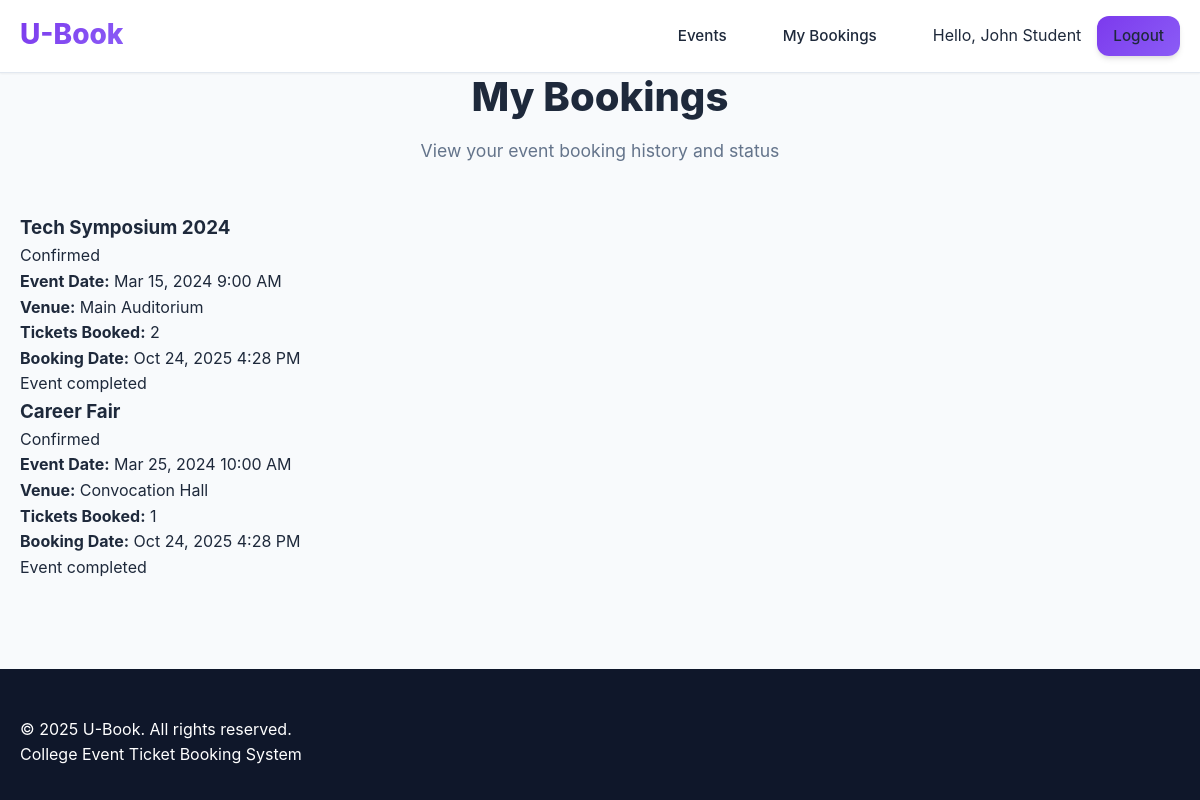
/pages/booking_history.php (signed in), run on the app's committed database.
### tables this page shows
CREATE TABLE bookings (
    id INT AUTO_INCREMENT PRIMARY KEY,
    user_id INT NOT NULL,
    event_id INT NOT NULL,
    num_tickets INT NOT NULL,
    status ENUM('confirmed', 'cancelled') DEFAULT 'confirmed',
    booking_date TIMESTAMP DEFAULT CURRENT_TIMESTAMP,
    cancelled_at TIMESTAMP NULL,
    FOREIGN KEY (user_id) REFERENCES users(id) ON DELETE CASCADE,
    FOREIGN KEY (event_id) REFERENCES events(id) ON DELETE CASCADE,
    INDEX idx_user_id (user_id),
    INDEX idx_event_id (event_id),
    INDEX idx_booking_date (booking_date),
    UNIQUE KEY unique_active_booking (user_id, event_id, status)
);

CREATE TABLE events (
    id INT AUTO_INCREMENT PRIMARY KEY,
    name VARCHAR(255) NOT NULL,
    description TEXT,
    event_date DATETIME NOT NULL,
    venue VARCHAR(255) NOT NULL,
    total_tickets INT NOT NULL,
    available_tickets INT NOT NULL,
    created_by INT,
    created_at TIMESTAMP DEFAULT CURRENT_TIMESTAMP,
    updated_at TIMESTAMP DEFAULT CURRENT_TIMESTAMP ON UPDATE CURRENT_TIMESTAMP,
    FOREIGN KEY (created_by) REFERENCES users(id) ON DELETE SET NULL,
    INDEX idx_event_date (event_date),
    INDEX idx_available_tickets (available_tickets)
);

### includes/auth.php (called while the page is built, shortened)
<?php
function isLoggedIn() {
    return isset($_SESSION['user_id']) && !empty($_SESSION['user_id']);
}
?>

### includes/functions.php (called while the page is built, shortened)
<?php
function sanitize($data) {
    return htmlspecialchars(trim($data), ENT_QUOTES, 'UTF-8');
}
function formatDate($date, $format = 'M j, Y g:i A') {
    return date($format, strtotime($date));
}
function isPastEvent($event_date) {
    return strtotime($event_date) < time();
}
?>

### pages/booking_history.php (the view, shortened to what this page needs)
<?php
require_once '../includes/config.php';
require_once '../includes/header.php';
$user_id = getCurrentUserId();
try {
    $stmt = $pdo->prepare("
        SELECT
            b.id as booking_id,
            b.num_tickets,
            b.booking_date,
            b.status,
            e.id as event_id,
            e.name as event_name,
            e.event_date,
            e.venue
        FROM bookings b
        JOIN events e ON b.event_id = e.id
        WHERE b.user_id = ?
        ORDER BY b.booking_date DESC
    ");
    $stmt->execute([$user_id]);
    $bookings = $stmt->fetchAll(PDO::FETCH_ASSOC);
} catch (PDOException $e) {
    $bookings = [];
    addFlashMessage('error', 'Error loading bookings: ' . $e->getMessage());
}
?>
<div class="container">
    <div class="page-header">
        <h1>My Bookings</h1>
        <p>View your event booking history and status</p>
    </div>
    <?php if (empty($bookings)): ?>
        <div class="no-bookings">
            <h3>No bookings yet</h3>
            <p>You haven't booked any events yet. <a href="events.php">Browse events</a> to get started!</p>
        </div>
    <?php else: ?>
        <div class="bookings-list">
            <?php foreach ($bookings as $booking): ?>
            <div class="booking-card <?php echo $booking['status']; ?>">
                <div class="booking-header">
                    <h3><?php echo sanitize($booking['event_name']); ?></h3>
                    <span class="booking-status status-<?php echo $booking['status']; ?>">
                        <?php echo ucfirst($booking['status']); ?>
                    </span>
                </div>
                <div class="booking-details">
                    <p><strong>Event Date:</strong> <?php echo formatDate($booking['event_date']); ?></p>
                    <p><strong>Venue:</strong> <?php echo sanitize($booking['venue']); ?></p>
                    <p><strong>Tickets Booked:</strong> <?php echo $booking['num_tickets']; ?></p>
                    <p><strong>Booking Date:</strong> <?php echo formatDate($booking['booking_date']); ?></p>
                </div>
                <div class="booking-actions">
                    <?php if (isPastEvent($booking['event_date'])): ?>
                        <span class="text-muted">Event completed</span>
                    <?php endif; ?>
                </div>
            </div>
            <?php endforeach; ?>
        </div>
    <?php endif; ?>
</div>
<?php require_once '../includes/footer.php'; ?>

### includes/header.php (shortened to what this page needs)
<!DOCTYPE html>
<html lang="en">
<head>
    <link rel="stylesheet" href="<?php echo BASE_URL; ?>/assets/css/style.css">
</head>
<body>
    <nav class="navbar">
        <div class="nav-container">
            <div class="nav-brand">
                <a href="<?php echo BASE_URL; ?>/pages/index.php"><?php echo SITE_NAME; ?></a>
            </div>
            <div class="nav-menu">
                <a href="<?php echo BASE_URL; ?>/pages/events.php">Events</a>
                <?php if (isLoggedIn()): ?>
                    <a href="<?php echo BASE_URL; ?>/pages/booking_history.php">My Bookings</a>
                    <div class="nav-user">
                        <span>Hello, <?php echo $_SESSION['user_name']; ?></span>
                        <a href="<?php echo BASE_URL; ?>/pages/logout.php" class="btn-logout">Logout</a>
                    </div>
                <?php else: ?>
                    <a href="<?php echo BASE_URL; ?>/pages/login.php" class="btn-login">Login</a>
                <?php endif; ?>
            </div>
        </div>
    </nav>
    <main class="main-content">

### includes/footer.php (shortened to what this page needs)
    </main>
    <footer class="footer">
        <div class="footer-container">
            <p>&copy; <?php echo date('Y'); ?> <?php echo SITE_NAME; ?>. All rights reserved.</p>
            <p>College Event Ticket Booking System</p>
        </div>
    </footer>
</body>
</html>

### assets/css/style.css (style rules this page uses)
* { margin: 0; padding: 0; box-sizing: border-box; }
:root { --primary-color: #7c3aed; --primary-dark: #6d28d9; --primary-light: #8b5cf6; --secondary-color: #f1f5f9; --accent-color: #06d6a0; --text-primary: #1e293b; --text-secondary: #64748b; --text-muted: #94a3b8; --bg-primary: #ffffff; --bg-secondary: #f8fafc; --bg-dark: #0f172a; --border-light: #e2e8f0; --border-medium: #cbd5e1; --shadow-sm: 0 1px 2px 0 rgba(0, 0, 0, 0.05); --shadow-md: 0 4px 6px -1px rgba(0, 0, 0, 0.1), 0 2px 4px -1px rgba(0, 0, 0, 0.06); --shadow-lg: 0 10px 15px -3px rgba(0, 0, 0, 0.1), 0 4px 6px -2px rgba(0, 0, 0, 0.05); --shadow-xl: 0 20px 25px -5px rgba(0, 0, 0, 0.1), 0 10px 10px -5px rgba(0, 0, 0, 0.04); --radius-sm: 0.375rem; --radius-md: 0.5rem; --radius-lg: 0.75rem; --radius-xl: 1rem; --radius-2xl: 1.5rem; }
body { font-family: 'Inter', sans-serif; line-height: 1.6; color: var(--text-primary); background-color: var(--bg-secondary); -webkit-font-smoothing: antialiased; -moz-osx-font-smoothing: grayscale; min-height: 100vh; display: flex; flex-direction: column; }
html { scroll-behavior: smooth; }
.navbar { background: rgba(255, 255, 255, 0.98); backdrop-filter: blur(20px); -webkit-backdrop-filter: blur(20px); border-bottom: 1px solid var(--border-light); box-shadow: var(--shadow-sm); position: sticky; top: 0; z-index: 1000; width: 100%; }
.nav-container { max-width: 1200px; margin: 0 auto; display: flex; justify-content: space-between; align-items: center; padding: 1rem 20px; position: relative; }
.nav-brand a { color: var(--primary-color); text-decoration: none; font-size: 1.75rem; font-weight: 800; background: linear-gradient(135deg, var(--primary-color), var(--primary-light)); -webkit-background-clip: text; -webkit-text-fill-color: transparent; background-clip: text; line-height: 1; }
.nav-menu { display: flex; align-items: center; gap: 1.5rem; margin: 0; padding: 0; list-style: none; }
.nav-menu a { color: var(--text-primary); text-decoration: none; padding: 0.5rem 1rem; border-radius: var(--radius-lg); font-weight: 500; font-size: 0.95rem; transition: all 0.3s ease; position: relative; white-space: nowrap; }
.nav-user { display: flex; align-items: center; gap: 1rem; margin-left: 1rem; }
.btn-login, .btn-logout { background: linear-gradient(135deg, var(--primary-color), var(--primary-light)); color: white; padding: 0.625rem 1.25rem; border-radius: var(--radius-lg); text-decoration: none; font-weight: 600; font-size: 0.9rem; transition: all 0.3s ease; box-shadow: var(--shadow-md); border: none; cursor: pointer; white-space: nowrap; }
.container { max-width: 1200px; margin: 0 auto; padding: 0 20px; width: 100%; }
.footer { background: var(--bg-dark); color: white; margin-top: auto; width: 100%; }
.footer-container { max-width: 1200px; margin: 0 auto; padding: 3rem 20px 2rem; }
.page-header { text-align: center; margin-bottom: 3rem; }
.page-header h1 { font-size: 2.5rem; font-weight: 800; color: var(--text-primary); margin-bottom: 1rem; line-height: 1.2; }
.page-header p { color: var(--text-secondary); font-size: 1.1rem; line-height: 1.6; max-width: 600px; margin: 0 auto; }
body, html { overflow-x: hidden; width: 100%; }

### data on the page
bookings: event.name "Tech Symposium 2024", status "Confirmed", event.event_date "Mar 15, 2024 9:00 AM", event.venue "Main Auditorium", num_tickets "2", booking_date "Oct 24, 2025 4:28 PM"
bookings: event.name "Career Fair", status "Confirmed", event.event_date "Mar 25, 2024 10:00 AM", event.venue "Convocation Hall", num_tickets "1", booking_date "Oct 24, 2025 4:28 PM"

### other printed values
SITE_NAME "U-Book"
$_SESSION['user_name'] "John Student"
